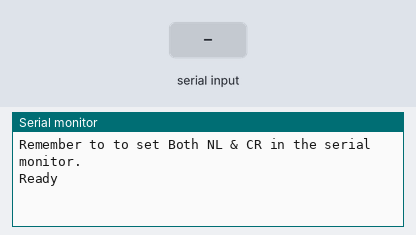
The sketch below on a simulated Arduino Uno, built with avr-gcc and run on an emulated ATmega328P. On the bench: the last lines printed to the serial monitor. The test bench sets the inputs (shaded band).

Above: at 1.2 s.
1.3 s: "1" received over the second serial link
At 2.5 s:
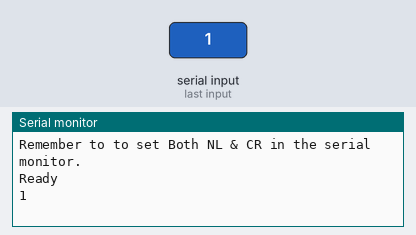
2.8 s: "0" received over the second serial link
At 3.8 s:
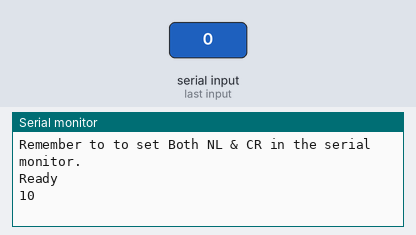

The sketch:

ArduinoWIFI.ino
```cpp
#include <SoftwareSerial.h>

SoftwareSerial ESPserial(2, 3); // RX | TX

void setup()

{

Serial.begin(9600); // communication with the host computer

//while (!Serial) { ; }

// Start the software serial for communication with the ESP8266

ESPserial.begin(9600);

Serial.println("");

Serial.println("Remember to to set Both NL & CR in the serial monitor.");

Serial.println("Ready");

Serial.println("");

}

void loop()

{

// listen for communication from the ESP8266 and then write it to the serial monitor

if ( ESPserial.available() ) { Serial.write( ESPserial.read() ); }

// listen for user input and send it to the ESP8266

if ( Serial.available() ) { ESPserial.write( Serial.read() ); }

}

/*AT+UART_DEF=9600,8,1,0,0

Reiniciar con 9600
AT
AT+CWMODE=1
AT+CWLAP
AT+CWJAP="RED", "PASS"
AT+CIFSR
AT+CIPSTART="UDP", "ADDR", port
AT+CIPSEND=longitud de datos
input los datos*/
```

Measured:
- after the input at 1.3 s, the serial monitor: prints a new line at once (image 1)
- after the input at 2.8 s, the serial monitor: prints a new line at once (image 2)
